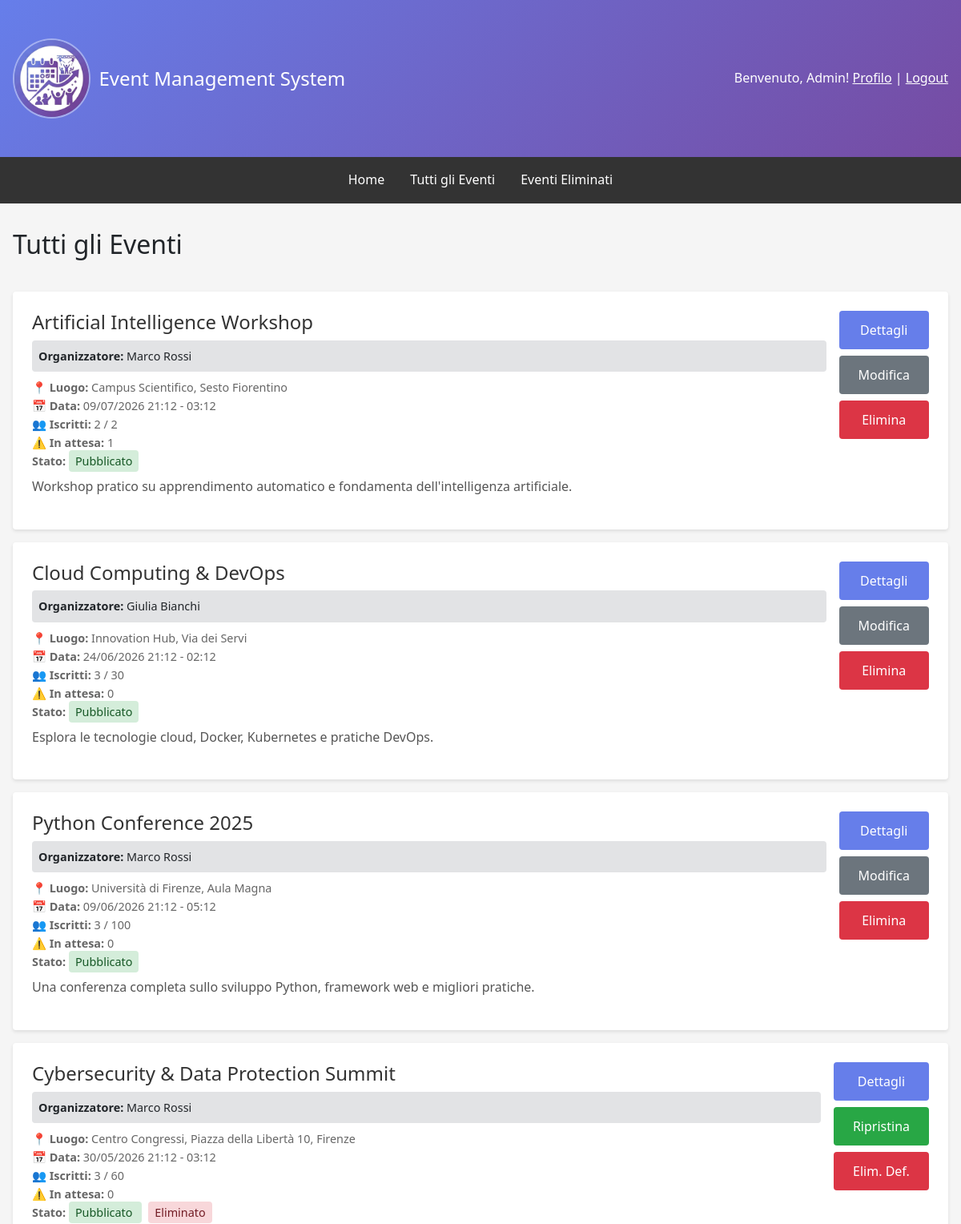
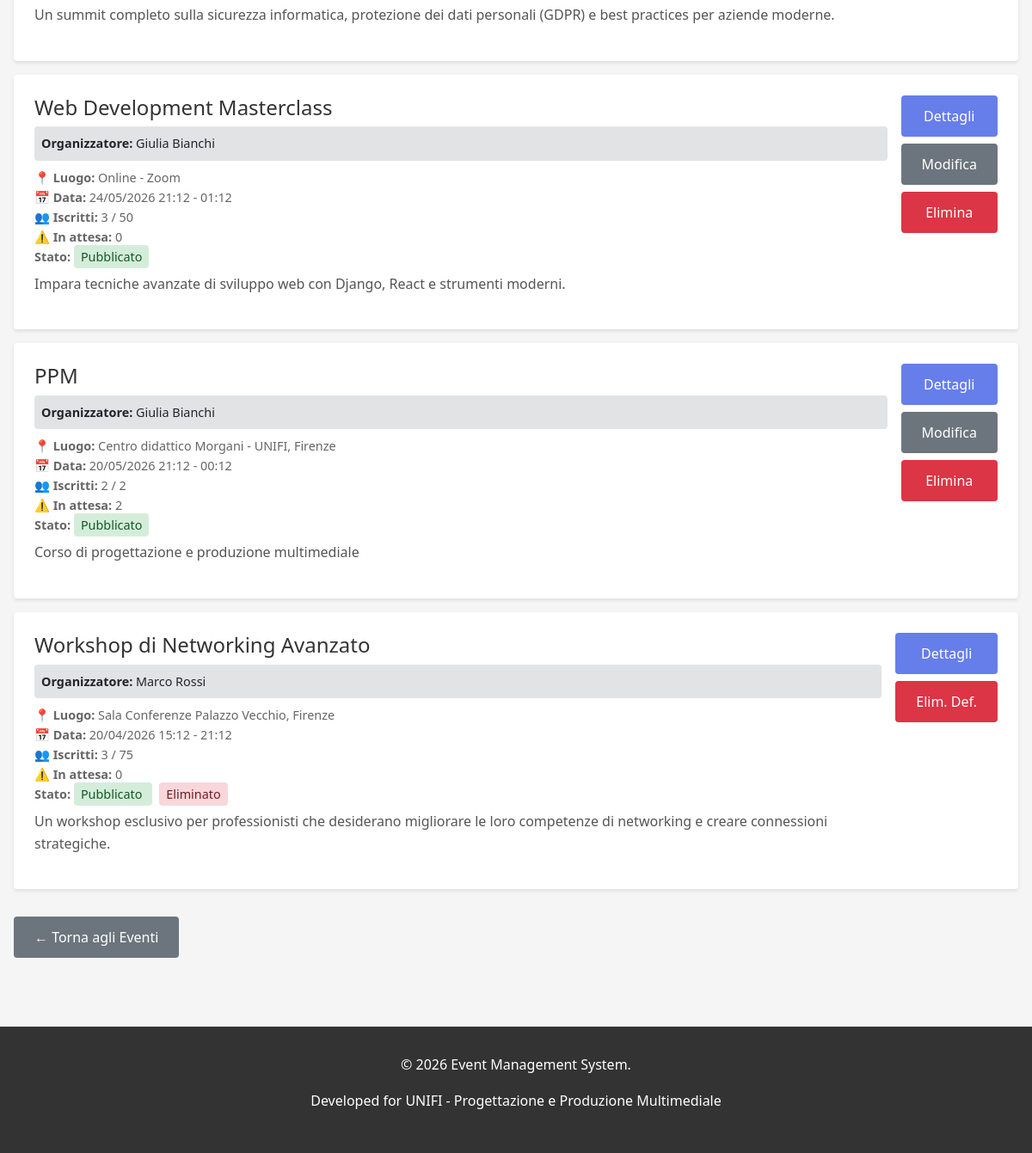
The page /events/my-events/ (signed in) on the database its author committed (2 pictures, top to bottom).
### events/models.py (models this page shows, shortened)
class Event(models.Model):
    STATUS_CHOICES = [('draft', 'Bozza'), ('published', 'Pubblicato'), ('ongoing', 'In Corso'), ('completed', 'Completato'), ('cancelled', 'Annullato')]
    title = models.CharField(max_length=200, verbose_name='Titolo')
    description = models.TextField(verbose_name='Descrizione')
    organizer = models.ForeignKey(User, on_delete=models.CASCADE, related_name='organized_events', verbose_name='Organizzatore')
    location = models.CharField(max_length=255, verbose_name='Luogo')
    start_date = models.DateTimeField(verbose_name='Data e Ora Inizio')
    end_date = models.DateTimeField(verbose_name='Data e Ora Fine')
    max_attendees = models.IntegerField(null=True, blank=True, verbose_name='Numero Massimo Partecipanti')
    image = models.ImageField(upload_to='event_images/', blank=True, null=True, verbose_name='Immagine')
    status = models.CharField(max_length=15, choices=STATUS_CHOICES, default='draft', verbose_name='Stato')
    created_at = models.DateTimeField(auto_now_add=True)
    updated_at = models.DateTimeField(auto_now=True)
    deleted_at = models.DateTimeField(null=True, blank=True, verbose_name='Eliminato il')
    class Meta:
        ordering = ['-start_date']
        permissions = [('can_create_event', 'Può creare eventi'), ('can_edit_own_events', 'Può modificare i propri eventi'), ('can_delete_own_events', 'Può eliminare i propri eventi'), ('can_view_attendees', 'Può visualizzare la lista dei partecipanti')]
    @property
    def get_confirmed_attendees_count(self):
        return self.eventregistration_set.filter(status='confirmed').count()
    def get_pending_attendees_count(self):
        return self.eventregistration_set.filter(status='pending').count()

### events/views.py (the view)
# urls.py: path('my-events/', views.organizer_events, name='organizer_events'),
def organizer_events(request):
    if not request.user.is_authenticated:
        return redirect('users:login')
    try:
        profile = request.user.profile
        is_organizer = profile.role == 'organizer'
    except UserProfile.DoesNotExist:
        is_organizer = False
    is_admin = request.user.is_staff
    if not is_organizer and not is_admin:
        messages.error(request, 'Accesso negato. Solo gli organizzatori e gli admin possono visualizzare questa pagina.')
        return redirect('events:event_list')
    if is_admin:
        events = Event.objects.all().order_by('-start_date')
    else:
        events = Event.objects.filter(organizer=request.user).order_by('start_date')
    from django.utils import timezone
    for event in events:
        if event.deleted_at:
            event.can_restore = (timezone.now() - event.deleted_at).days < 3
        else:
            event.can_restore = False
    context = {'events': events, 'title': 'I miei eventi', 'is_admin': is_admin}
    return render(request, 'events/organizer_events.html', context)

### templates/events/organizer_events.html (shortened to what this page needs)
{% extends 'base.html' %}
{% block content %}
<div class="organizer-header">
    <h2>{% if is_admin %}Tutti gli Eventi{% else %}I Miei Eventi{% endif %}</h2>
</div>
{% if events %}
    {% for event in events %}
        <div class="event-card">
            <div class="event-card-content">
                <div class="event-card-info">
                    <h3 class="event-title">{{ event.title }}</h3>
                    {% if is_admin and user != event.organizer %}
                        <div style="background-color: #e2e3e5; padding: 0.5rem; border-radius: 4px; margin-bottom: 0.5rem; font-size: 0.9rem;">
                            <strong>Organizzatore:</strong> {{ event.organizer.get_full_name|default:event.organizer.username }}
                        </div>
                    {% endif %}
                    <div class="event-meta">
                        <strong>📍 Luogo:</strong> {{ event.location }}<br>
                        <strong>📅 Data:</strong> {{ event.start_date|date:"d/m/Y H:i" }} - {{ event.end_date|date:"H:i" }}<br>
                        <strong>👥 Iscritti:</strong> {{ event.get_confirmed_attendees_count }}{% if event.max_attendees %} / {{ event.max_attendees }}{% endif %}<br>
                        <strong>⚠️ In attesa:</strong> {{ event.get_pending_attendees_count }}<br>
                        <strong>Stato:</strong>
                        <span style="padding: 0.25rem 0.5rem; border-radius: 4px; font-size: 0.9rem;
                            {% if event.status == 'published' %}background-color: #d4edda; color: #155724;
                            {% elif event.status == 'draft' %}background-color: #fff3cd; color: #856404;
                            {% elif event.status == 'cancelled' %}background-color: #f8d7da; color: #721c24;
                            {% elif event.status == 'completed' %}background-color: #d1ecf1; color: #0c5460;
                            {% elif event.status == 'ongoing' %}background-color: #e8d9ff; color: #4a1d8c;
                            {% endif %}">
                            {{ event.get_status_display }}
                        </span>
                        {% if event.deleted_at %}
                            <span style="padding: 0.25rem 0.5rem; border-radius: 4px; font-size: 0.9rem; background-color: #f8d7da; color: #721c24; margin-left: 0.5rem;">
                                Eliminato
                            </span>
                        {% endif %}
                    </div>
                    <p class="event-description">{{ event.description|truncatewords:30 }}</p>
                </div>
                <div class="event-card-actions">
                    <a href="{% url 'events:event_detail' event.pk %}" class="btn" style="white-space: nowrap;">Dettagli</a>
                    {% if not event.deleted_at%}
                        <a href="{% url 'events:event_update' event.pk %}" class="btn btn-secondary" style="white-space: nowrap;">Modifica</a>
                    {% elif event.can_restore %}
                        <a href="{% url 'events:event_restore' event.pk %}" class="btn btn-success" style="white-space: nowrap;">Ripristina</a>
                    {% endif %}
                    <a href="{% url 'events:event_delete' event.pk %}" class="btn btn-danger" style="white-space: nowrap; ">
                        {% if not event.deleted_at%}
                            Elimina
                        {% else %}
                            Elim. Def.
                        {% endif %}
                    </a>
                </div>
            </div>
        </div>
    {% endfor %}
{% endif %}
<div style="margin-top: 2rem;">
    <a href="{% url 'events:event_list' %}" class="btn btn-secondary">← Torna agli Eventi</a>
</div>
{% endblock %}

### templates/base.html (shortened to what this page needs)
{% load static %}
<!DOCTYPE html>
<html lang="it">
<head>
    <link href="https://cdn.jsdelivr.net/npm/bootstrap@5.3.0/dist/css/bootstrap.min.css" rel="stylesheet">
</head>
<body>
    <header>
        <div class="container">
            <div class="header-content">
                <div class="header-logo">
                    <a href="{% url 'home' %}" style="text-decoration: none; color: inherit; display: flex; align-items: center; gap: 10px;">
                        <img src="{% static 'favicon.ico' %}" alt="Event Management System Logo">
                        <h1>Event Management System</h1>
                    </a>
                </div>
                <div class="user-info">
                    {% if user.is_authenticated %}
                        <span>Benvenuto, {{ user.first_name|default:user.username }}!</span>
                        <a href="{% url 'users:profile' %}" style="color: white; text-decoration: underline;">Profilo</a> |
                        <form method="post" action="{% url 'users:logout' %}" style="display: inline; margin: 0; padding: 0; background: none; border:none; outline: none; box-shadow: none;">
                            <button type="submit" style="background: none; border: none; color: white; text-decoration: underline; cursor: pointer; padding: 0; font: inherit; outline: none; box-shadow: none;">
                                Logout
                            </button>
                        </form>
                    {% else %}
                        <a href="{% url 'users:login' %}" style="color: white; text-decoration: underline;">Login</a> |
                        <a href="{% url 'users:register' %}" style="color: white; text-decoration: underline;">Registrati</a>
                    {% endif %}
                </div>
            </div>
        </div>
    </header>
    <nav>
        <div class="nav-links">
            <a href="{% url 'home' %}">Home</a>
            <a href="{% url 'events:event_list' %}">Tutti gli Eventi</a>
            {% if user.is_authenticated %}
                {% if user.is_staff %}
                    <a href="{% url 'events:deleted_events' %}">Eventi Eliminati</a>
                {% else %}
                    <a href="{% url 'events:user_registrations' %}">Le mie Registrazioni</a>
                    <a href="{% url 'events:calendar_view' %}">Calendario</a>
                {% endif %}
            {% endif %}
        </div>
    </nav>
    <div class="container">
        {% block content %}{% endblock %}
    </div>
    <footer>
        <p>&copy; 2026 Event Management System.</p>
        <p>Developed for UNIFI - Progettazione e Produzione Multimediale</p>
    </footer>
</body>
</html>

### templates/base.html (style rules this page uses)
* { margin: 0; padding: 0; box-sizing: border-box; }
body { font-family: 'Segoe UI', Tahoma, Geneva, Verdana, sans-serif; background-color: #f5f5f5; line-height: 1.6; }
header { background: linear-gradient(135deg, #667eea 0%, #764ba2 100%); color: white; padding: 1rem 0; }
.header-logo { display: flex; align-items: center; gap: 0.75rem; }
.header-logo img { height: 100px; width: auto; border: 2px solid rgb(255 255 255 / 0.4); border-radius: 50%; }
.header-logo h1 { margin: 0; font-size: 1.5rem; }
nav { background-color: #333; padding: 0; position: relative; transition: all 0.3s ease; }
.nav-links { display: flex; justify-content: center; padding: 0.5rem; transition: all 0.3s ease; }
nav a { display: inline-block; color: white; text-decoration: none; padding: 0.5rem 1rem; font-size: 1rem; transition: all 0.3s ease; }
.container { max-width: 1200px; margin: 0 auto; padding: 2rem 1rem; }
.header-content { display: flex; justify-content: space-between; align-items: center; }
.btn { display: inline-block; padding: 0.75rem 1.5rem; background-color: #667eea; color: white; text-decoration: none; border-radius: 4px; border: none; cursor: pointer; font-size: 1rem; }
.btn-danger { background-color: #dc3545; }
.btn-secondary { background-color: #6c757d; }
.btn-success { background-color: #28a745; }
footer { background-color: #333; color: white; text-align: center; padding: 2rem; margin-top: 3rem; }
.event-card { background: white; padding: 1.5rem; margin-bottom: 1rem; border-radius: 4px; box-shadow: 0 2px 4px rgba(0,0,0,0.1); }
.event-title { font-size: 1.5rem; margin-bottom: 0.5rem; color: #333; }
.event-meta { color: #666; font-size: 0.9rem; margin-bottom: 0.5rem; }
.event-description { color: #555; margin-bottom: 1rem; }
form { background: white; padding: 2rem; border-radius: 4px; box-shadow: 0 2px 4px rgba(0,0,0,0.1); }
.user-info { color: white; }

### templates/events/organizer_events.html (style rules this page uses)
.organizer-header { display: flex; justify-content: space-between; align-items: center; margin-bottom: 2rem; flex-wrap: wrap; gap: 1rem; }
.event-card-content { display: flex; justify-content: space-between; align-items: start; flex-wrap: wrap; gap: 1rem; }
.event-card-info { flex: 1; min-width: 200px; }
.event-card-actions { display: flex; flex-direction: column; gap: 0.5rem; }

### rows shown on the page
Event: title "Artificial Intelligence Workshop", organizer.get_full_name "Marco Rossi", location "Campus Scientifico, Sesto Fiorentino", start_date "09/07/2026 21:12", end_date "03:12", get_confirmed_attendees_count "2", max_attendees "2", get_pending_attendees_count "1", status "Pubblicato", description "Workshop pratico su apprendimento automatico e fondamenta dell'intelligenza artificiale.", shows "Modifica", shows "Elimina"
Event: title "Cloud Computing & DevOps", organizer.get_full_name "Giulia Bianchi", location "Innovation Hub, Via dei Servi", start_date "24/06/2026 21:12", end_date "02:12", get_confirmed_attendees_count "3", max_attendees "30", get_pending_attendees_count "0", status "Pubblicato", description "Esplora le tecnologie cloud, Docker, Kubernetes e pratiche DevOps.", shows "Modifica", shows "Elimina"
Event: title "Python Conference 2025", organizer.get_full_name "Marco Rossi", location "Università di Firenze, Aula Magna", start_date "09/06/2026 21:12", end_date "05:12", get_confirmed_attendees_count "3", max_attendees "100", get_pending_attendees_count "0", status "Pubblicato", description "Una conferenza completa sullo sviluppo Python, framework web e migliori pratiche.", shows "Modifica", shows "Elimina"
Event: title "Cybersecurity & Data Protection Summit", organizer.get_full_name "Marco Rossi", location "Centro Congressi, Piazza della Libertà 10, Firenze", start_date "30/05/2026 21:12", end_date "03:12", get_confirmed_attendees_count "3", max_attendees "60", get_pending_attendees_count "0", status "Pubblicato", shows "Eliminato", description "Un summit completo sulla sicurezza informatica, protezione dei dati personali (GDPR) e best practices per aziende moderne.", shows "Ripristina", shows "Elim. Def."
Event: title "Web Development Masterclass", organizer.get_full_name "Giulia Bianchi", location "Online - Zoom", start_date "24/05/2026 21:12", end_date "01:12", get_confirmed_attendees_count "3", max_attendees "50", get_pending_attendees_count "0", status "Pubblicato", description "Impara tecniche avanzate di sviluppo web con Django, React e strumenti moderni.", shows "Modifica", shows "Elimina"
Event: title "PPM", organizer.get_full_name "Giulia Bianchi", location "Centro didattico Morgani - UNIFI, Firenze", start_date "20/05/2026 21:12", end_date "00:12", get_confirmed_attendees_count "2", max_attendees "2", get_pending_attendees_count "2", status "Pubblicato", description "Corso di progettazione e produzione multimediale", shows "Modifica", shows "Elimina"
Event: title "Workshop di Networking Avanzato", organizer.get_full_name "Marco Rossi", location "Sala Conferenze Palazzo Vecchio, Firenze", start_date "20/04/2026 15:12", end_date "21:12", get_confirmed_attendees_count "3", max_attendees "75", get_pending_attendees_count "0", status "Pubblicato", shows "Eliminato", description "Un workshop esclusivo per professionisti che desiderano migliorare le loro competenze di networking e creare connessioni strategiche.", shows "Elim. Def."

### other values the page prints
{{ user.first_name|default:user.username }} "Admin"
